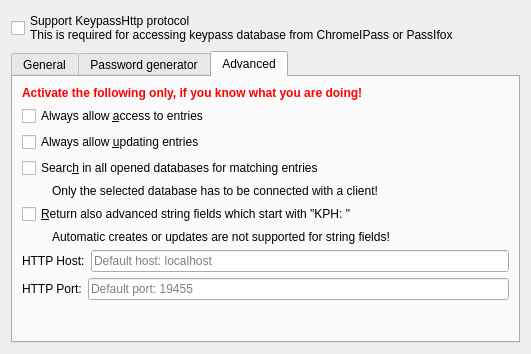
<?xml version="1.0" encoding="UTF-8"?>
<ui version="4.0">
 <class>OptionDialog</class>
 <widget class="QWidget" name="OptionDialog">
  <property name="geometry">
   <rect>
    <x>0</x>
    <y>0</y>
    <width>531</width>
    <height>354</height>
   </rect>
  </property>
  <property name="windowTitle">
   <string>Dialog</string>
  </property>
  <layout class="QVBoxLayout" name="verticalLayout">
   <item>
    <widget class="QCheckBox" name="enableHttpServer">
     <property name="text">
      <string>Support KeypassHttp protocol
This is required for accessing keypass database from ChromeIPass or PassIfox</string>
     </property>
    </widget>
   </item>
   <item>
    <widget class="QTabWidget" name="tabWidget">
     <property name="tabShape">
      <enum>QTabWidget::Rounded</enum>
     </property>
     <property name="currentIndex">
      <number>2</number>
     </property>
     <widget class="QWidget" name="tab">
      <attribute name="title">
       <string>General</string>
      </attribute>
      <layout class="QVBoxLayout" name="verticalLayout_2">
       <item>
        <widget class="QCheckBox" name="showNotification">
         <property name="text">
          <string>Sh&amp;ow a notification when credentials are requested</string>
         </property>
        </widget>
       </item>
       <item>
        <widget class="QCheckBox" name="bestMatchOnly">
         <property name="text">
          <string>&amp;Return only best matching entries for an URL instead
of all entries for the whole domain</string>
         </property>
        </widget>
       </item>
       <item>
        <widget class="QCheckBox" name="unlockDatabase">
         <property name="text">
          <string>Re&amp;quest for unlocking the database if it is locked</string>
         </property>
        </widget>
       </item>
       <item>
        <widget class="QCheckBox" name="matchUrlScheme">
         <property name="text">
          <string>&amp;Match URL schemes
Only entries with the same scheme (http://, https://, ftp://, ...) are returned</string>
         </property>
        </widget>
       </item>
       <item>
        <widget class="QRadioButton" name="sortByUsername">
         <property name="text">
          <string>Sort matching entries by &amp;username</string>
         </property>
        </widget>
       </item>
       <item>
        <widget class="QRadioButton" name="sortByTitle">
         <property name="text">
          <string>Sort matching entries by &amp;title</string>
         </property>
        </widget>
       </item>
       <item>
        <widget class="QPushButton" name="removeSharedEncryptionKeys">
         <property name="text">
          <string>R&amp;emove all shared encryption-keys from active database</string>
         </property>
        </widget>
       </item>
       <item>
        <widget class="QPushButton" name="removeStoredPermissions">
         <property name="text">
          <string>Re&amp;move all stored permissions from entries in active database</string>
         </property>
        </widget>
       </item>
       <item>
        <spacer name="verticalSpacer_2">
         <property name="orientation">
          <enum>Qt::Vertical</enum>
         </property>
         <property name="sizeHint" stdset="0">
          <size>
           <width>20</width>
           <height>40</height>
          </size>
         </property>
        </spacer>
       </item>
      </layout>
     </widget>
     <widget class="QWidget" name="tab_3">
      <attribute name="title">
       <string>Password generator</string>
      </attribute>
      <layout class="QVBoxLayout" name="verticalLayout_4">
       <item>
        <widget class="HttpPasswordGeneratorWidget" name="passwordGenerator" native="true"/>
       </item>
       <item>
        <spacer name="verticalSpacer_3">
         <property name="orientation">
          <enum>Qt::Vertical</enum>
         </property>
         <property name="sizeHint" stdset="0">
          <size>
           <width>20</width>
           <height>40</height>
          </size>
         </property>
        </spacer>
       </item>
      </layout>
     </widget>
     <widget class="QWidget" name="tab_2">
      <attribute name="title">
       <string>Advanced</string>
      </attribute>
      <layout class="QVBoxLayout" name="verticalLayout_3">
       <item>
        <widget class="QLabel" name="label">
         <property name="font">
          <font>
           <weight>75</weight>
           <bold>true</bold>
          </font>
         </property>
         <property name="styleSheet">
          <string notr="true">color: rgb(255, 0, 0);</string>
         </property>
         <property name="text">
          <string>Activate the following only, if you know what you are doing!</string>
         </property>
        </widget>
       </item>
       <item>
        <widget class="QCheckBox" name="alwaysAllowAccess">
         <property name="text">
          <string>Always allow &amp;access to entries</string>
         </property>
        </widget>
       </item>
       <item>
        <widget class="QCheckBox" name="alwaysAllowUpdate">
         <property name="text">
          <string>Always allow &amp;updating entries</string>
         </property>
        </widget>
       </item>
       <item>
        <widget class="QCheckBox" name="searchInAllDatabases">
         <property name="text">
          <string>Searc&amp;h in all opened databases for matching entries</string>
         </property>
        </widget>
       </item>
       <item>
        <widget class="QLabel" name="label_3">
         <property name="text">
          <string>Only the selected database has to be connected with a client!</string>
         </property>
         <property name="indent">
          <number>30</number>
         </property>
        </widget>
       </item>
       <item>
        <widget class="QCheckBox" name="supportKphFields">
         <property name="text">
          <string>&amp;Return also advanced string fields which start with &quot;KPH: &quot;</string>
         </property>
        </widget>
       </item>
       <item>
        <widget class="QLabel" name="label_2">
         <property name="text">
          <string>Automatic creates or updates are not supported for string fields!</string>
         </property>
         <property name="indent">
          <number>30</number>
         </property>
        </widget>
       </item>
       <item>
        <layout class="QHBoxLayout" name="horizontalLayout">
         <item>
          <widget class="QLabel" name="label_5">
           <property name="sizePolicy">
            <sizepolicy hsizetype="Preferred" vsizetype="Preferred">
             <horstretch>0</horstretch>
             <verstretch>0</verstretch>
            </sizepolicy>
           </property>
           <property name="text">
            <string>HTTP Host:</string>
           </property>
          </widget>
         </item>
         <item>
          <widget class="QLineEdit" name="httpHost">
           <property name="placeholderText">
            <string>Default host: localhost</string>
           </property>
          </widget>
         </item>
        </layout>
       </item>
       <item>
        <layout class="QHBoxLayout" name="horizontalLayout">
         <item>
          <widget class="QLabel" name="label_4">
           <property name="sizePolicy">
            <sizepolicy hsizetype="Preferred" vsizetype="Preferred">
             <horstretch>0</horstretch>
             <verstretch>0</verstretch>
            </sizepolicy>
           </property>
           <property name="text">
            <string>HTTP Port:</string>
           </property>
          </widget>
         </item>
         <item>
          <widget class="QLineEdit" name="httpPort">
           <property name="inputMask">
            <string notr="true">d0000</string>
           </property>
           <property name="placeholderText">
            <string>Default port: 19455</string>
           </property>
          </widget>
         </item>
        </layout>
       </item>
       <item>
        <spacer name="verticalSpacer">
         <property name="orientation">
          <enum>Qt::Vertical</enum>
         </property>
         <property name="sizeHint" stdset="0">
          <size>
           <width>20</width>
           <height>40</height>
          </size>
         </property>
        </spacer>
       </item>
      </layout>
     </widget>
    </widget>
   </item>
  </layout>
 </widget>
 <customwidgets>
  <customwidget>
   <class>HttpPasswordGeneratorWidget</class>
   <extends>QWidget</extends>
   <header>http/HttpPasswordGeneratorWidget.h</header>
   <container>1</container>
  </customwidget>
 </customwidgets>
 <resources/>
 <connections/>
</ui>
